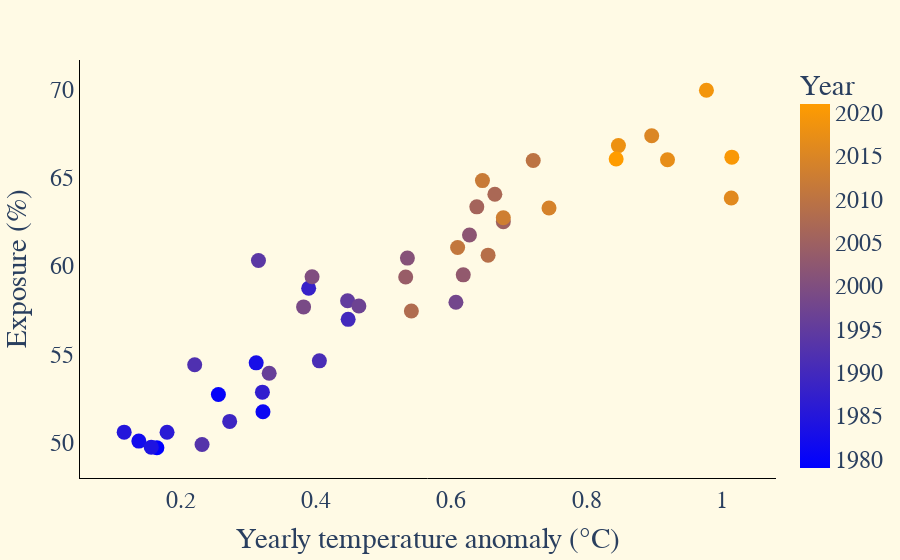

The notebook cell saved with this chart:
### Markdown cell above
Make the scatter plot. Visualize time with color.

### Code cell
custom_color_scale = ['#0000FF', '#ff9c00']

fig = px.scatter(df_temp_anomaly_world_exp,
                    x='avg_anomaly', y='exposure',
                    color='year',
                    color_continuous_scale=custom_color_scale
                )

# customize the layout
fig.update_layout(
    xaxis_title='Yearly temperature anomaly (°C)',
    yaxis_title='Exposure (%)',
    title_font=dict(size=24),
    font=dict(family='Arial', size=24),
    plot_bgcolor='#FFFAE5',
    paper_bgcolor='#FFFAE5',
    showlegend=False
)

# modify symbols
fig.update_traces(marker=dict(size=15))

# customize grid appearance
fig.update_xaxes(
    showgrid=False,
    gridcolor='#d0d0d0',  # set grid color to black
    gridwidth=1,      # set grid line width
    showticksuffix='all',  # show ticks on all the grid lines
    linecolor='black'
)

fig.update_yaxes(
    showgrid=False,
    gridcolor='#d0d0d0',  # set grid color to black
    gridwidth=1,      # set grid line width
    showticksuffix='all',  # show ticks on all the grid lines
    linecolor='black'
)

# update the color bar settings
fig.update_coloraxes(colorbar_title='Year')

pio.write_image(fig, '../vizzes/exp_vs_temp_anomaly.svg', width=1200, height=600)
pio.write_image(fig, '../vizzes/exp_vs_temp_anomaly.png', width=1200, height=600)
fig.show()

### Figure 1 — Plotly figure (JSON) as saved in the notebook; plotly's stock layout.template omitted (floating-point values rounded to 4 significant figures)
{"data": [{"hovertemplate": "avg_anomaly=%{x}<br>exposure=%{y}<br>year=%{marker.color}<extra></extra>", "legendgroup": "", "marker": {"color": [1979, 1980, 1981, 1982, 1983, 1984, 1985, 1986, 1987, 1988, 1989, 1990, 1991, 1992, 1993, 1994, 1995, 1996, 1997, 1998, 1999, 2000, 2001, 2002, 2003, 2004, 2005, 2006, 2007, 2008, 2009, 2010, 2011, 2012, 2013, 2014, 2015, 2016, 2017, 2018, 2019, 2020, 2021], "coloraxis": "coloraxis", "size": 15, "symbol": "circle"}, "mode": "markers", "name": "", "orientation": "v", "showlegend": false, "type": "scatter", "x": [0.165, 0.2558, 0.3217, 0.1383, 0.3117, 0.1567, 0.1167, 0.18, 0.3208, 0.3892, 0.2725, 0.4475, 0.405, 0.2208, 0.2317, 0.315, 0.4467, 0.3308, 0.4633, 0.6067, 0.3817, 0.3942, 0.535, 0.6267, 0.6175, 0.5325, 0.6767, 0.6375, 0.6642, 0.5408, 0.6542, 0.7208, 0.6092, 0.6458, 0.6767, 0.7442, 0.8958, 1.013, 0.9192, 0.8467, 0.9767, 1.014, 0.8433], "xaxis": "x", "y": [49.7, 52.72, 51.74, 50.07, 54.51, 49.73, 50.58, 50.57, 52.85, 58.73, 51.19, 56.97, 54.62, 54.4, 49.88, 60.3, 58.03, 53.92, 57.73, 57.94, 57.68, 59.38, 60.44, 61.75, 59.49, 59.37, 62.5, 63.34, 64.05, 57.44, 60.61, 65.97, 61.04, 64.83, 62.73, 63.27, 67.37, 63.84, 66.01, 66.81, 69.95, 66.16, 66.06], "yaxis": "y"}], "layout": {"coloraxis": {"colorbar": {"title": {"text": "Year"}}, "colorscale": [[0, "#0000FF"], [1, "#ff9c00"]]}, "font": {"family": "Arial", "size": 24}, "legend": {"tracegroupgap": 0}, "margin": {"t": 60}, "paper_bgcolor": "#FFFAE5", "plot_bgcolor": "#FFFAE5", "showlegend": false, "title": {"font": {"size": 24}}, "xaxis": {"anchor": "y", "domain": [0, 1], "gridcolor": "#d0d0d0", "gridwidth": 1, "linecolor": "black", "showgrid": false, "showticksuffix": "all", "title": {"text": "Yearly temperature anomaly (°C)"}}, "yaxis": {"anchor": "x", "domain": [0, 1], "gridcolor": "#d0d0d0", "gridwidth": 1, "linecolor": "black", "showgrid": false, "showticksuffix": "all", "title": {"text": "Exposure (%)"}}}}
